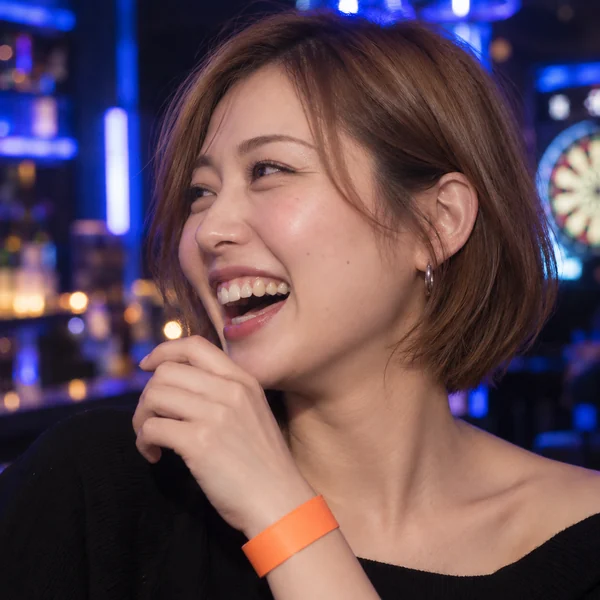
#> input picture img/intro-motif.webp, 600 x 600 px
$ python slice.py ../img/intro-motif.webp ../img/intro-scene-close.webp ../img/intro-scene-close.webp 5
#> lines starting #> are read from the running program, lines starting #| are printed output that depends on the picture
import sys
from PIL import Image
out, out_dir, name, slices = sys.argv[1], sys.argv[2], sys.argv[3], int(sys.argv[4])
im = Image.open(out)
#> im is the input picture: PIL image 600x600 RGB; mean R, G, B 100, 77, 87
w, h = im.size
#> w = 600; h = 600
sh = h // slices
#> sh = 120
for i in range(slices):
    top = i * sh
    bottom = h if i == slices - 1 else top + sh
    path = "%s/%s-%d.png" % (out_dir, name, i + 1)
    im.crop((0, top, w, bottom)).save(path)
    print(path)
#> this loop made 5 passes
#> pass 1, `im.crop((0, top, w, bottom)).save(path)`:
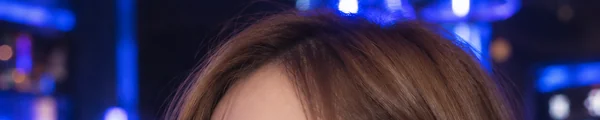
#> saved as intro-scene-close.webp-1.png: PIL image 600x120 RGB; mean R, G, B 56.5, 49.6, 88.2
#> pass 2, `im.crop((0, top, w, bottom)).save(path)`:
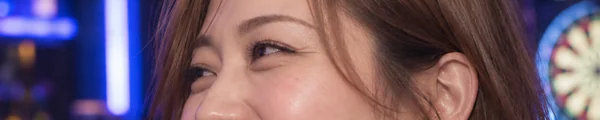
#> saved as intro-scene-close.webp-2.png: PIL image 600x120 RGB; mean R, G, B 116, 92.9, 109.3

$ run again, on img/intro-scene.webp
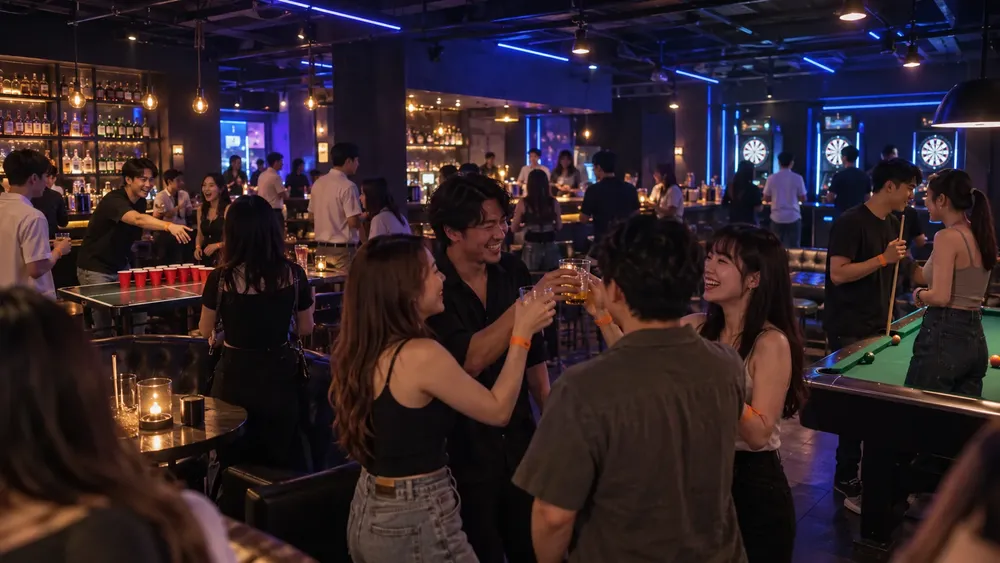
#> input picture img/intro-scene.webp, 1000 x 563 px, shrunk from 1672 x 941 before the run
#> im is the input picture: PIL image 1000x563 RGB; mean R, G, B 49.7, 35.3, 40.9
#> the loop `for i in range(slices):` made 5 passes
#> pass 1, `im.crop((0, top, w, bottom)).save(path)`:
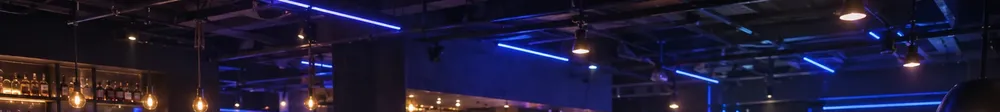
#> saved as intro-scene.webp-1.png: PIL image 1000x112 RGB; mean R, G, B 32.4, 28.2, 53.4
#> pass 2, `im.crop((0, top, w, bottom)).save(path)`:
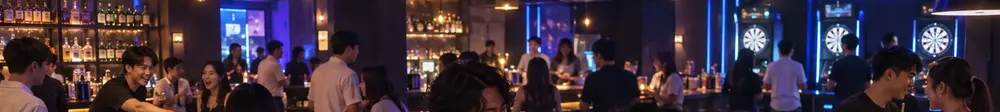
#> saved as intro-scene.webp-2.png: PIL image 1000x112 RGB; mean R, G, B 65.3, 50.2, 63.4

$ run again, on img/mix-band-chime-photo.webp
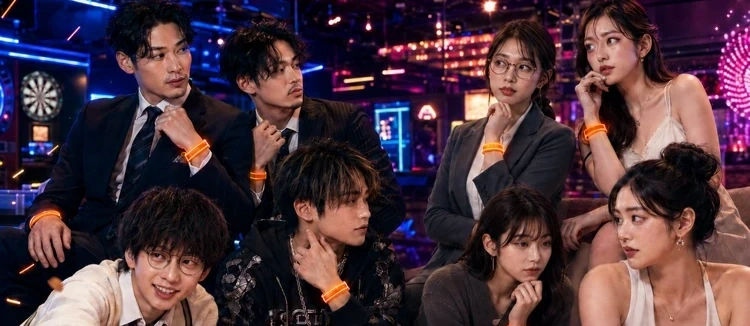
#> input picture img/mix-band-chime-photo.webp, 750 x 326 px
#> im is the input picture: PIL image 750x326 RGB; mean R, G, B 74.7, 51.8, 61.5
#> the loop `for i in range(slices):` made 5 passes
#> pass 1, `im.crop((0, top, w, bottom)).save(path)`:
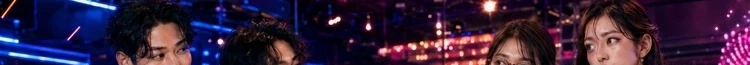
#> saved as mix-band-chime-photo.webp-1.png: PIL image 750x65 RGB; mean R, G, B 52, 31.5, 58.9
#> pass 2, `im.crop((0, top, w, bottom)).save(path)`:
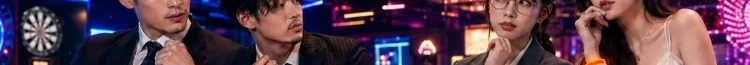
#> saved as mix-band-chime-photo.webp-2.png: PIL image 750x65 RGB; mean R, G, B 88.2, 59.3, 76

$ run again, on img/mix-band-chime01.webp
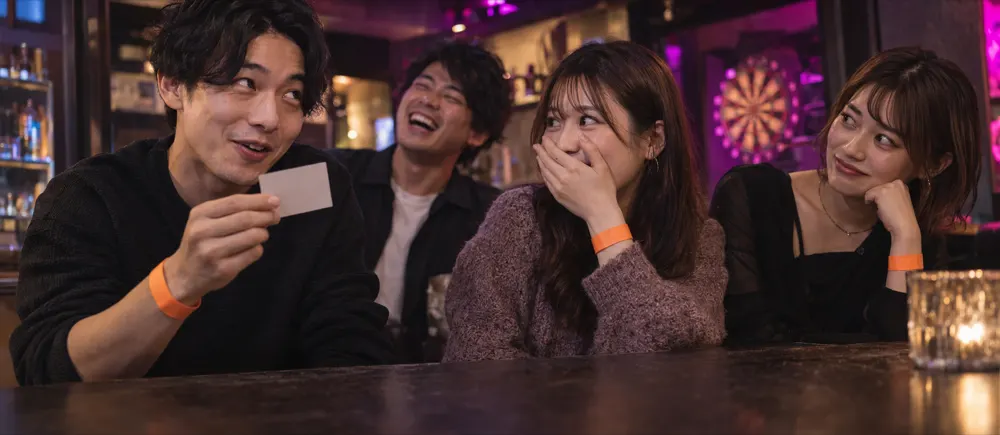
#> input picture img/mix-band-chime01.webp, 1000 x 435 px
#> im is the input picture: PIL image 1000x435 RGB; mean R, G, B 72, 48, 47.3
#> the loop `for i in range(slices):` made 5 passes
#> pass 1, `im.crop((0, top, w, bottom)).save(path)`:
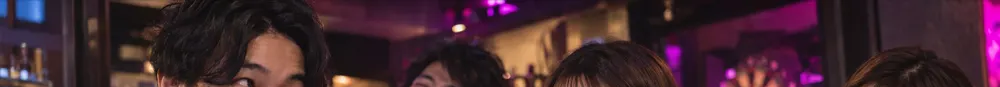
#> saved as mix-band-chime01.webp-1.png: PIL image 1000x87 RGB; mean R, G, B 65.6, 37.6, 47
#> pass 2, `im.crop((0, top, w, bottom)).save(path)`:
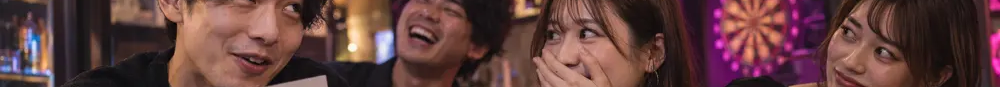
#> saved as mix-band-chime01.webp-2.png: PIL image 1000x87 RGB; mean R, G, B 98.2, 63.1, 62.2
